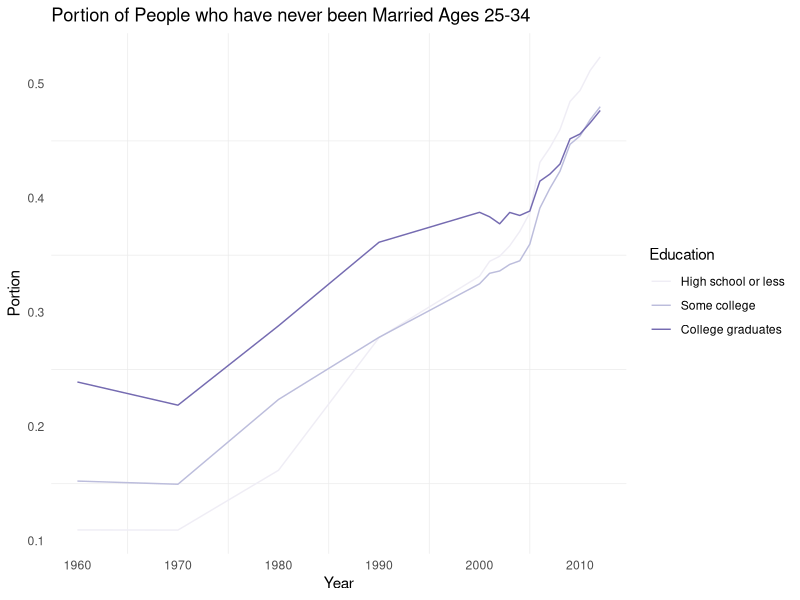
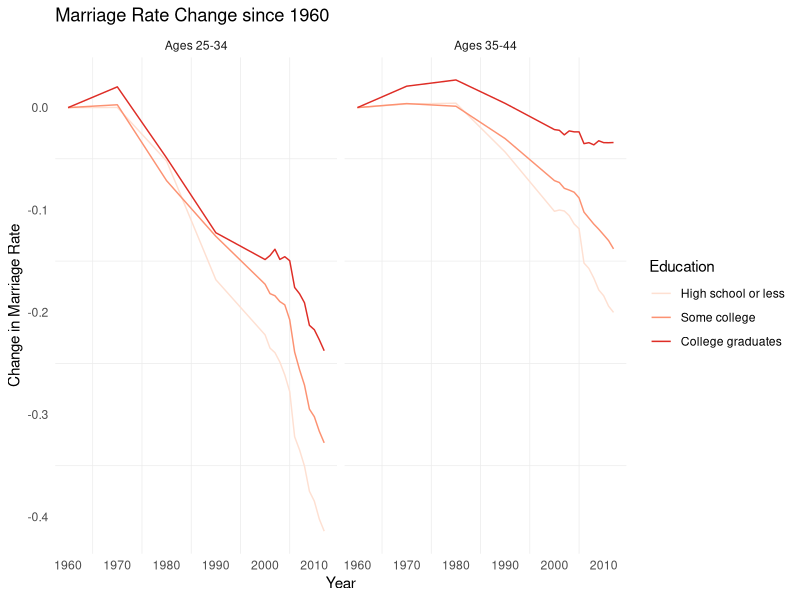

Generate these figures, in order, with R:
## ---- chunk 1
knitr::opts_chunk$set(echo = TRUE)
library(tidyverse)
library(dplyr)
## ---- chunk 2
both_sexes <- read.csv("both_sexes.csv")
head(both_sexes)
glimpse(both_sexes)

both_sexes_reduced <- both_sexes %>%
  select(year, HS_2534, SC_2534, BAp_2534, HS_3544, SC_3544, BAp_3544) %>%
  pivot_longer(!year, names_to = "education", values_to = "rate") %>% 
  separate(education, c('education', 'age')) %>%
  mutate(rate = 1-rate) %>%
  group_by(education, age) %>% 
  arrange(education, year) %>%
  mutate(change_b = rate - first(rate)) %>%
  ungroup()

both_sexes_reduced$education <- case_when(
  both_sexes_reduced$education == "SC" ~ "Some college",
  both_sexes_reduced$education == "HS" ~ "High school or less",
  T ~ 'College graduates')
both_sexes_reduced$education <- factor(both_sexes_reduced$education, 
                                       levels = c("High school or less", "Some college", "College graduates"))

both_sexes_reduced$age <- case_when(
  both_sexes_reduced$age == "2534" ~ "Ages 25-34",
  T ~ "Ages 35-44")

both_sexes_reduced$age <- factor(
  both_sexes_reduced$age, levels = c("Ages 25-34", "Ages 35-44"))  
## ---- chunk 3
age25_34 <- both_sexes_reduced %>% filter(age == "Ages 25-34") %>% mutate(rate = 1-rate)
not_mar_plot <- ggplot(age25_34,
                        aes(x = year,
                            y = rate,
                            color = education)) +
  geom_line() +
  labs(y = "Portion",
       x = "Year",
       color = "Education") +
  ggtitle("Portion of People who have never been Married Ages 25-34") +
  theme_minimal() +
  theme(axis.title = element_text(),
        panel.grid.major = element_blank()) + 
  scale_color_brewer(palette = "Purples")
not_mar_plot
## ---- chunk 4
mar_rate_plot <- ggplot(both_sexes_reduced,
                        aes(x = year,
                            y = change_b,
                            color = education)) +
  geom_line() +
  facet_wrap(vars(age)) +
  labs(y = "Change in Marriage Rate",
       x = "Year",
       color = "Education") +
  ggtitle("Marriage Rate Change since 1960") +
  theme_minimal() +
  theme(axis.title = element_text(),
        panel.grid.major = element_blank()) +
  scale_color_brewer(palette = 'Reds') 
mar_rate_plot
